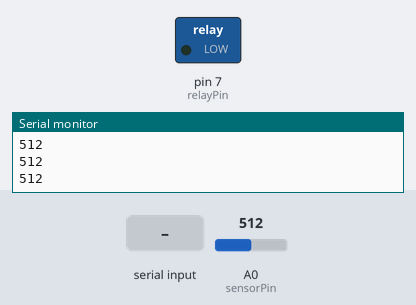
Simulated run of this sketch. Board: Arduino Uno, built with avr-gcc and run on an emulated ATmega328P. Parts: switched loads named in the sketch (green lamp = pin HIGH), the last lines printed to the serial monitor. Inputs (shaded band) come from the test bench; at power-on: A0 (sensorPin) = 512.

Above: at 1.2 s.
1.3 s: "1" received over Serial
At 1.8 s:
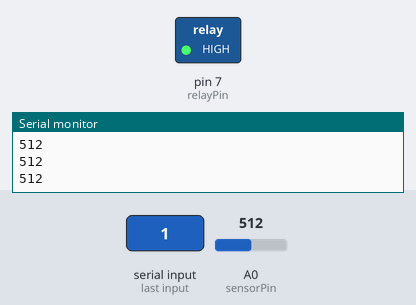
3.0 s: "0" received over Serial
At 4.2 s:
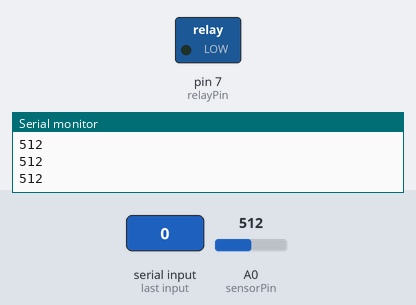
Timing chart, 0 to 6.0 s (numbered marks = the images above; inputs shaded):
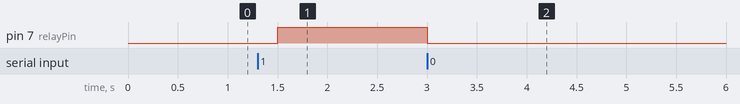

The sketch:

Arduino_Code.ino
```cpp
int sensorPin = A0;
int relayPin = 7;

void setup() {
  Serial.begin(9600);
  pinMode(relayPin, OUTPUT);
  digitalWrite(relayPin, LOW); // relay OFF
}

void loop() {

  // Check for commands from Raspberry Pi
  if (Serial.available()) {
    char cmd = Serial.read();

    if (cmd == '1') {
      digitalWrite(relayPin, HIGH);   // Relay ON
    }
    else if (cmd == '0') {
      digitalWrite(relayPin, LOW);    // Relay OFF
    }
  }

  // Read moisture sensor
  int moisture = analogRead(sensorPin);
  Serial.println(moisture);

  delay(500);
}
```

Measured:
- after the input at 1.3 s, pin 7 (relayPin): LOW → HIGH after 0.20 s
- after the input at 3.0 s, pin 7 (relayPin): HIGH → LOW at once
